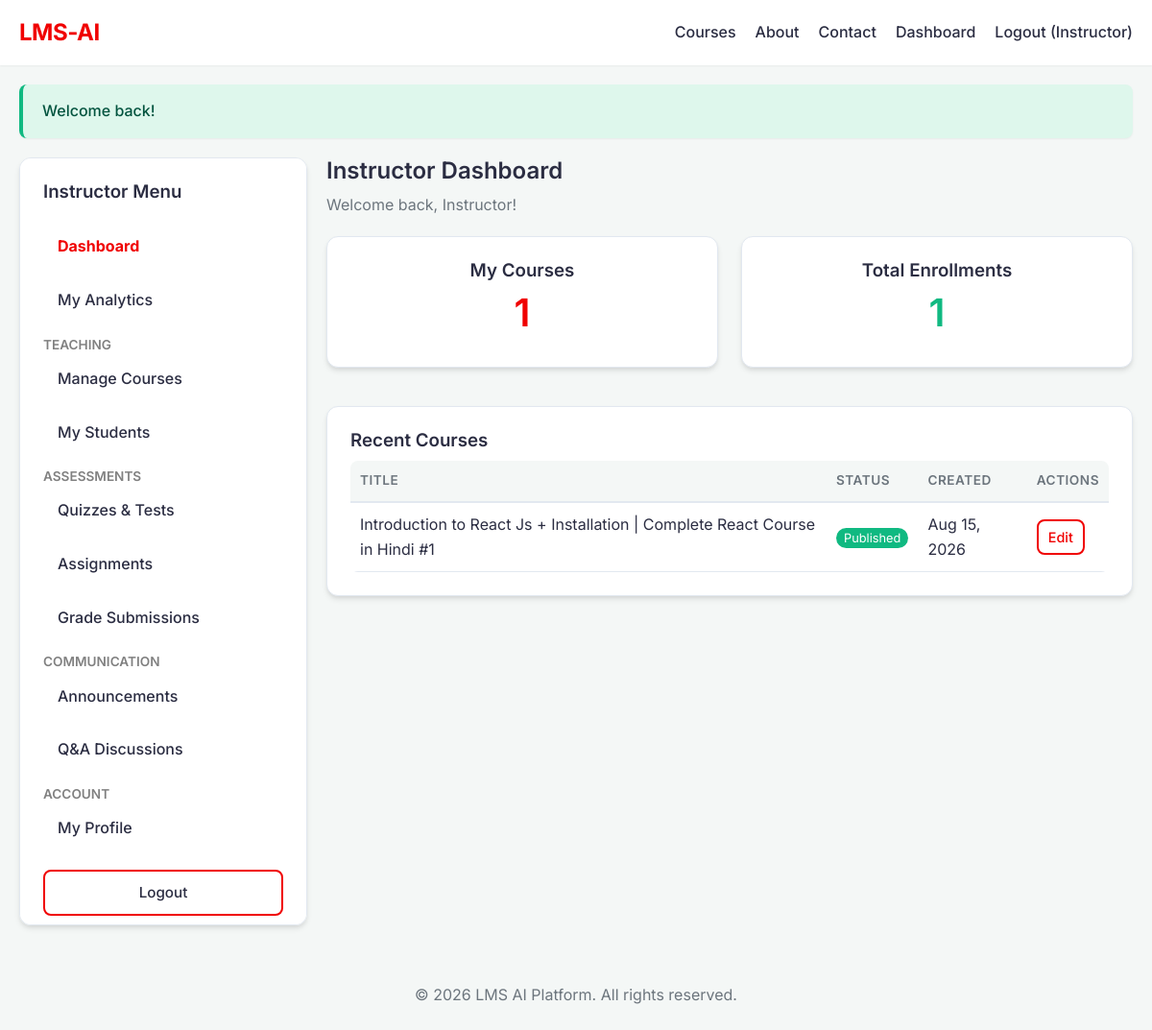
Page /instructor/index.php (signed in) on the committed database.
### tables this page shows
CREATE TABLE `courses` (
  `id` int(11) NOT NULL,
  `title` varchar(255) NOT NULL,
  `slug` varchar(255) NOT NULL,
  `description` text DEFAULT NULL,
  `price` decimal(10,2) DEFAULT 0.00,
  `difficulty` enum('Beginner','Intermediate','Advanced') DEFAULT 'Beginner',
  `image` varchar(255) DEFAULT 'default-course.jpg',
  `category_id` int(11) DEFAULT NULL,
  `instructor_id` int(11) DEFAULT NULL,
  `status` enum('Draft','Published') DEFAULT 'Draft',
  `created_at` timestamp NOT NULL DEFAULT current_timestamp(),
  `updated_at` timestamp NOT NULL DEFAULT current_timestamp() ON UPDATE current_timestamp()
);

### includes/functions.php (called while the page is built, shortened)
<?php
function h($string)
{
    return htmlspecialchars($string ?? '', ENT_QUOTES, 'UTF-8');
}

### instructor/index.php (the view, shortened to what this page needs)
<?php
require_once __DIR__ . '/../config/app.php';
$stmt = $pdo->prepare("SELECT COUNT(*) FROM courses WHERE instructor_id = ?");
$stmt->execute([$_SESSION['user_id']]);
$total_courses = $stmt->fetchColumn();
$stmt = $pdo->prepare("
    SELECT COUNT(e.id)
    FROM enrollments e
    JOIN courses c ON e.course_id = c.id
    WHERE c.instructor_id = ?
");
$stmt->execute([$_SESSION['user_id']]);
$total_students = $stmt->fetchColumn();
$stmt = $pdo->prepare("SELECT id, title, status, created_at FROM courses WHERE instructor_id = ? ORDER BY created_at DESC LIMIT 5");
$stmt->execute([$_SESSION['user_id']]);
$recent_courses = $stmt->fetchAll();
require_once __DIR__ . '/../includes/header.php';
?>
<div style="display: flex; gap: 20px; flex-wrap: wrap;">
    <?php require_once __DIR__ . '/../includes/instructor_sidebar.php'; ?>
    <div class="dashboard-content" style="flex: 3; min-width: 300px;">
        <h2>Instructor Dashboard</h2>
        <p>Welcome back, <?= h($_SESSION['user_name']) ?>!</p>
        <div class="grid mt-2">
            <div class="card text-center">
                <h3>My Courses</h3>
                <h2 style="font-size: 2.5rem; color: var(--primary-color);"><?= h($total_courses) ?></h2>
            </div>
            <div class="card text-center">
                <h3>Total Enrollments</h3>
                <h2 style="font-size: 2.5rem; color: var(--success);"><?= h($total_students) ?></h2>
            </div>
        </div>
        <div class="card mt-2">
            <h3>Recent Courses</h3>
            <?php if (empty($recent_courses)): ?>
                <p>You haven't created any courses yet. <a href="courses.php">Create one now</a>.</p>
            <?php else: ?>
                <table style="width: 100%; text-align: left; border-collapse: collapse; margin-top: 10px;">
                    <thead>
                        <tr style="border-bottom: 2px solid var(--border-color);">
                            <th style="padding: 10px;">Title</th>
                            <th style="padding: 10px;">Status</th>
                            <th style="padding: 10px;">Created</th>
                            <th style="padding: 10px;">Actions</th>
                        </tr>
                    </thead>
                    <tbody>
                        <?php foreach ($recent_courses as $c): ?>
                            <tr style="border-bottom: 1px solid var(--border-color);">
                                <td style="padding: 10px;"><?= h($c['title']) ?></td>
                                <td style="padding: 10px;">
                                    <span style="padding: 3px 8px; border-radius: 12px; font-size: 0.8rem; background: <?= $c['status'] === 'Published' ? 'var(--success)' : 'var(--border-color)' ?>; color: <?= $c['status'] === 'Published' ? '#fff' : '#000' ?>;">
                                        <?= h($c['status']) ?>
                                    </span>
                                </td>
                                <td style="padding: 10px;"><?= date('M d, Y', strtotime($c['created_at'])) ?></td>
                                <td style="padding: 10px;">
                                    <a href="course-edit.php?id=<?= $c['id'] ?>" class="btn btn-outline" style="padding: 5px 10px; font-size: 0.9rem;">Edit</a>
                                </td>
                            </tr>
                        <?php endforeach; ?>
                    </tbody>
                </table>
            <?php endif; ?>
        </div>
    </div>
</div>
<?php require_once __DIR__ . '/../includes/footer.php'; ?>

### css/style.css (style rules this page uses)
:root { --primary-color: #4361ee; --primary-hover: #3a56d4; --secondary-color: #ffffff; --bg-color: #f4f7f6; --text-main: #2b2d42; --text-muted: #6c757d; --border-color: #e2e8f0; --success: #10b981; --danger: #ef4444; --warning: #f59e0b; --shadow-sm: 0 1px 2px 0 rgba(0, 0, 0, 0.05); --shadow-md: 0 4px 6px -1px rgba(0, 0, 0, 0.1), 0 2px 4px -1px rgba(0, 0, 0, 0.06); --shadow-lg: 0 10px 15px -3px rgba(0, 0, 0, 0.1), 0 4px 6px -2px rgba(0, 0, 0, 0.05); --radius: 8px; --radius-lg: 12px; --transition: all 0.3s ease; }
* { box-sizing: border-box; margin: 0; padding: 0; }
body { font-family: 'Inter', sans-serif; background-color: var(--bg-color); color: var(--text-main); line-height: 1.6; font-size: 16px; transition: var(--transition); }
a { text-decoration: none; color: var(--primary-color); transition: var(--transition); }
h1, h2, h3, h4, h5, h6 { font-weight: 600; line-height: 1.2; margin-bottom: 0.5rem; color: var(--text-main); }
p { margin-bottom: 1rem; color: var(--text-muted); }
.text-center { text-align: center; }
.mt-2 { margin-top: 20px; }
.btn { padding: 10px 20px; border: none; border-radius: var(--radius); cursor: pointer; display: inline-block; font-weight: 500; text-align: center; transition: var(--transition); font-size: 0.95rem; }
.btn-outline { border: 2px solid var(--primary-color); color: var(--primary-color); background: transparent; }
.card { background: var(--secondary-color); padding: 24px; border-radius: var(--radius-lg); box-shadow: var(--shadow-md); margin-bottom: 20px; border: 1px solid var(--border-color); transition: var(--transition); }
.grid { display: grid; grid-template-columns: repeat(auto-fit, minmax(300px, 1fr)); gap: 24px; }
table { width: 100%; border-collapse: collapse; margin-top: 15px; background: var(--secondary-color); border-radius: var(--radius); overflow: hidden; }
thead { background: var(--bg-color); }
th, td { padding: 12px 15px; text-align: left; border-bottom: 1px solid var(--border-color); }
th { font-weight: 600; color: var(--text-muted); font-size: 0.85rem; text-transform: uppercase; letter-spacing: 0.5px; }

### rows in the picture
courses: title "Introduction to React Js + Installation | Complete React Course in Hindi #1", status "Published", created_at "Aug 15, 2026"

### other values in the picture
$_SESSION['user_name'] "Instructor"
$flash['message'] "Welcome back!"
$total_courses "1"
$total_students "1"
